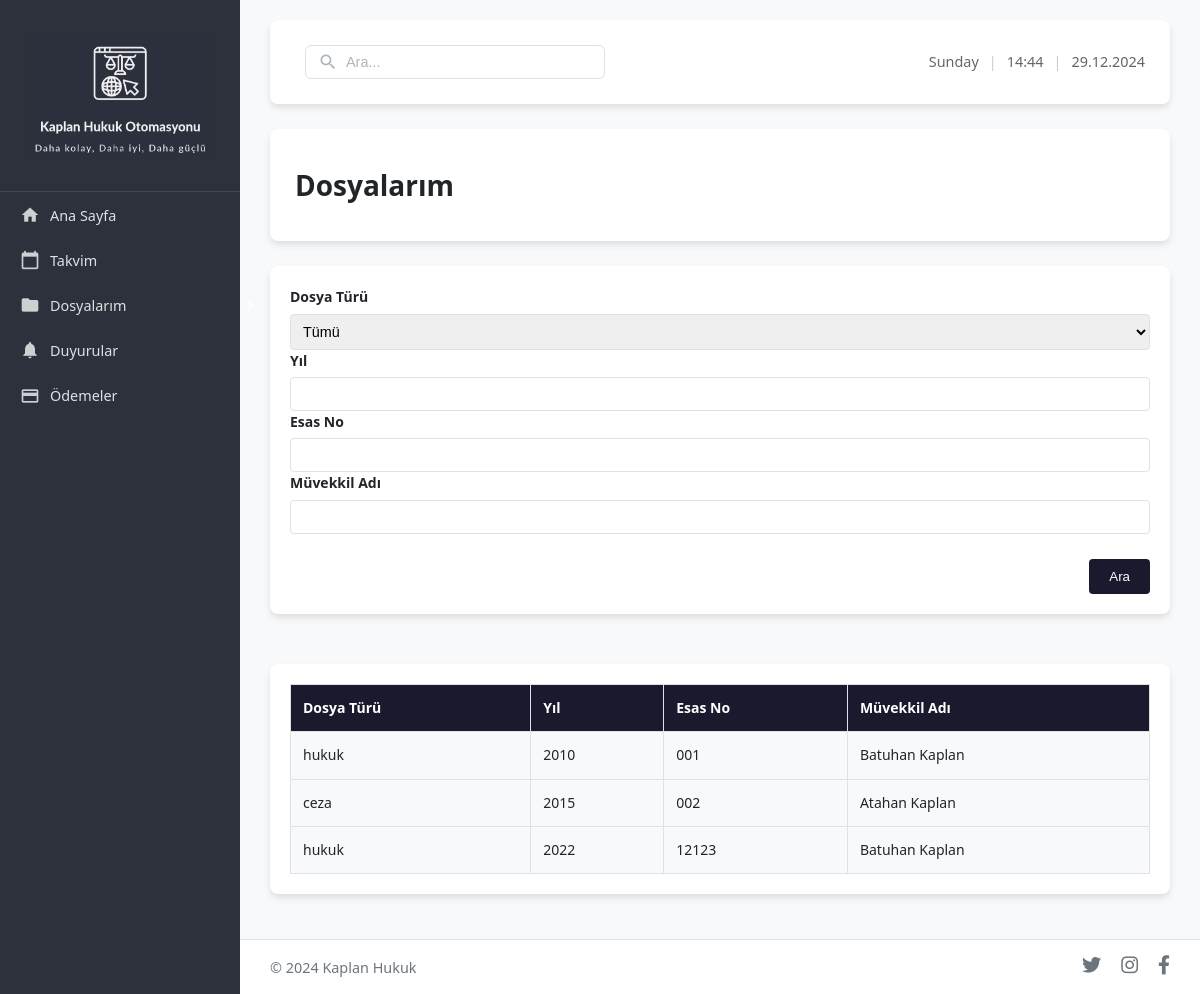
/dosyalarim, run on an earlier commit of the app's database.
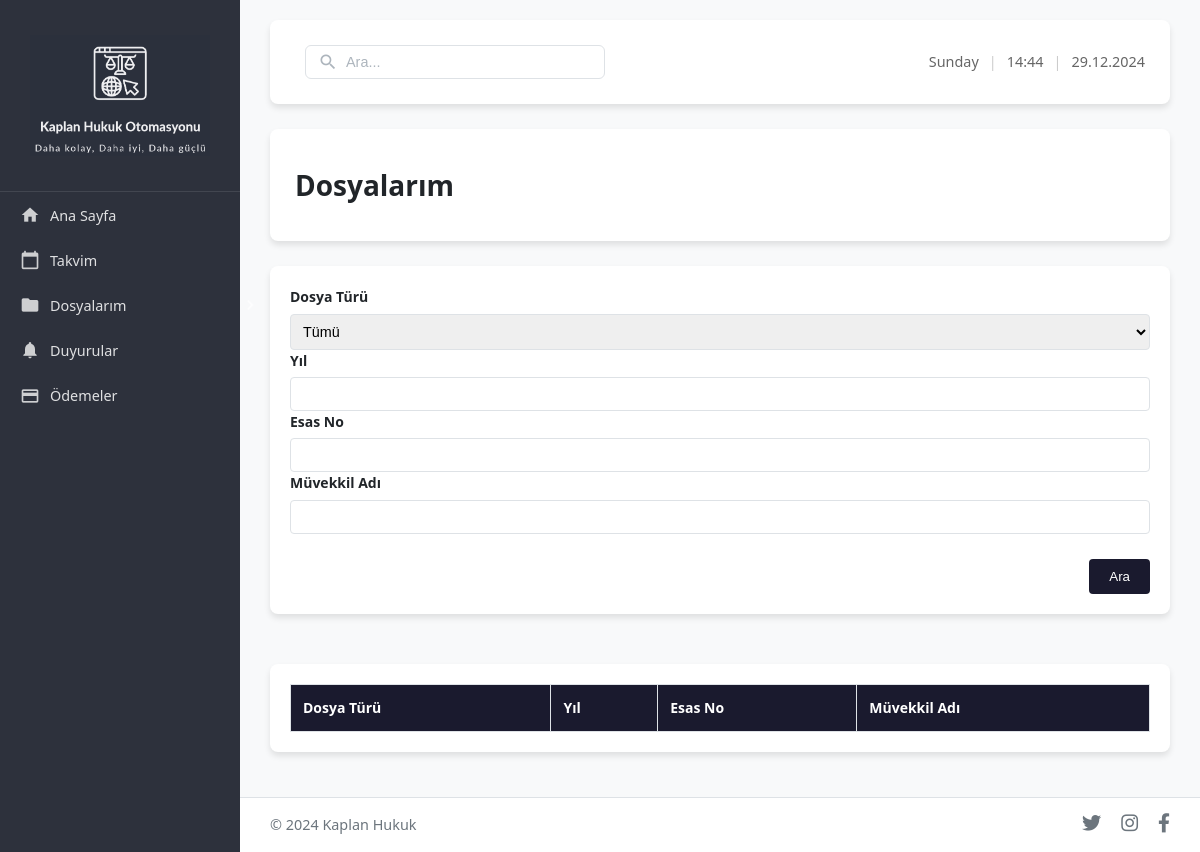
And on a later commit of the database.
### app.py (models this page shows)
class CaseFile(db.Model):
    id = db.Column(db.Integer, primary_key=True)
    file_type = db.Column(db.String(50), nullable=False)
    courthouse = db.Column(db.String(100), nullable=False)  # Adliye
    department = db.Column(db.String(100), nullable=False)  # Birim
    year = db.Column(db.Integer, nullable=False)
    case_number = db.Column(db.String(50), nullable=False)
    client_name = db.Column(db.String(150), nullable=False)
    status = db.Column(db.String(50), default='Aktif')
    open_date = db.Column(db.Date)
    next_hearing = db.Column(db.Date)
    expenses = db.relationship('Expense', backref='case_file', lazy=True)
    documents = db.relationship('Document', backref='case_file', lazy=True)
    description = db.Column(db.Text)
    user_id = db.Column(db.Integer, db.ForeignKey('user.id'), nullable=False)

### app.py (the view)
@app.route('/dosyalarim')
def dosyalarim():
    file_type = request.args.get('file_type')
    status = request.args.get('status')
    query = CaseFile.query
    if file_type:
        query = query.filter_by(file_type=file_type)
    if status:
        query = query.filter_by(status=status)
    case_files = query.all()
    return render_template('dosyalarim.html',
                         case_files=case_files,
                         selected_type=file_type,
                         selected_status=status)

### app.py (called while the page is built)
@app.context_processor
def inject_datetime():
    try:
        now = datetime.now()
        current_time = {
            'weekday': now.strftime('%A'),  # Gün adı
            'time': now.strftime('%H:%M'),  # Saat
            'date': now.strftime('%d.%m.%Y')  # Tarih
        }
    except Exception:
        current_time = {
            'weekday': '',
            'time': '',
            'date': ''
        }
    return dict(current_time=current_time)

### templates/dosyalarim.html (shortened to what this page needs)
{% extends "layout.html" %}
{% block content %}
<header>
    <div class="header-left">
        <h1>Dosyalarım</h1>
    </div>
</header>
<div class="form-container">
    <form method="POST" class="search-form">
        <div class="form-grid">
            <div class="input-group">
                <label for="file-type">Dosya Türü</label>
                <select id="file-type" name="file-type">
                    <option value="">Tümü</option>
                </select>
            </div>
            <div class="input-group">
                <label for="year">Yıl</label>
                <input type="number" id="year" name="year">
            </div>
            <div class="input-group">
                <label for="case-number">Esas No</label>
                <input type="text" id="case-number" name="case-number">
            </div>
            <div class="input-group">
                <label for="client-name">Müvekkil Adı</label>
                <input type="text" id="client-name" name="client-name">
            </div>
        </div>
        <div style="text-align: right; margin-top: 15px;">
            <button type="submit" class="btn">Ara</button>
        </div>
    </form>
</div>
<div class="table-container">
    <table class="data-table">
        <thead>
            <tr>
                <th>Dosya Türü</th>
                <th>Yıl</th>
                <th>Esas No</th>
                <th>Müvekkil Adı</th>
            </tr>
        </thead>
        <tbody>
            {% for case_file in case_files %}
            <tr>
                <td>{{ case_file.file_type }}</td>
                <td>{{ case_file.year }}</td>
                <td>{{ case_file.case_number }}</td>
                <td>{{ case_file.client_name }}</td>
            </tr>
            {% endfor %}
        </tbody>
    </table>
</div>
{% endblock %}

What changed in the data, as far as the page shows it:
removed CaseFile: file_type "hukuk", year "2010", case_number "001", client_name "Batuhan Kaplan"
removed CaseFile: file_type "ceza", year "2015", case_number "002", client_name "Atahan Kaplan"
removed CaseFile: file_type "hukuk", year "2022", case_number "12123", client_name "Batuhan Kaplan"
